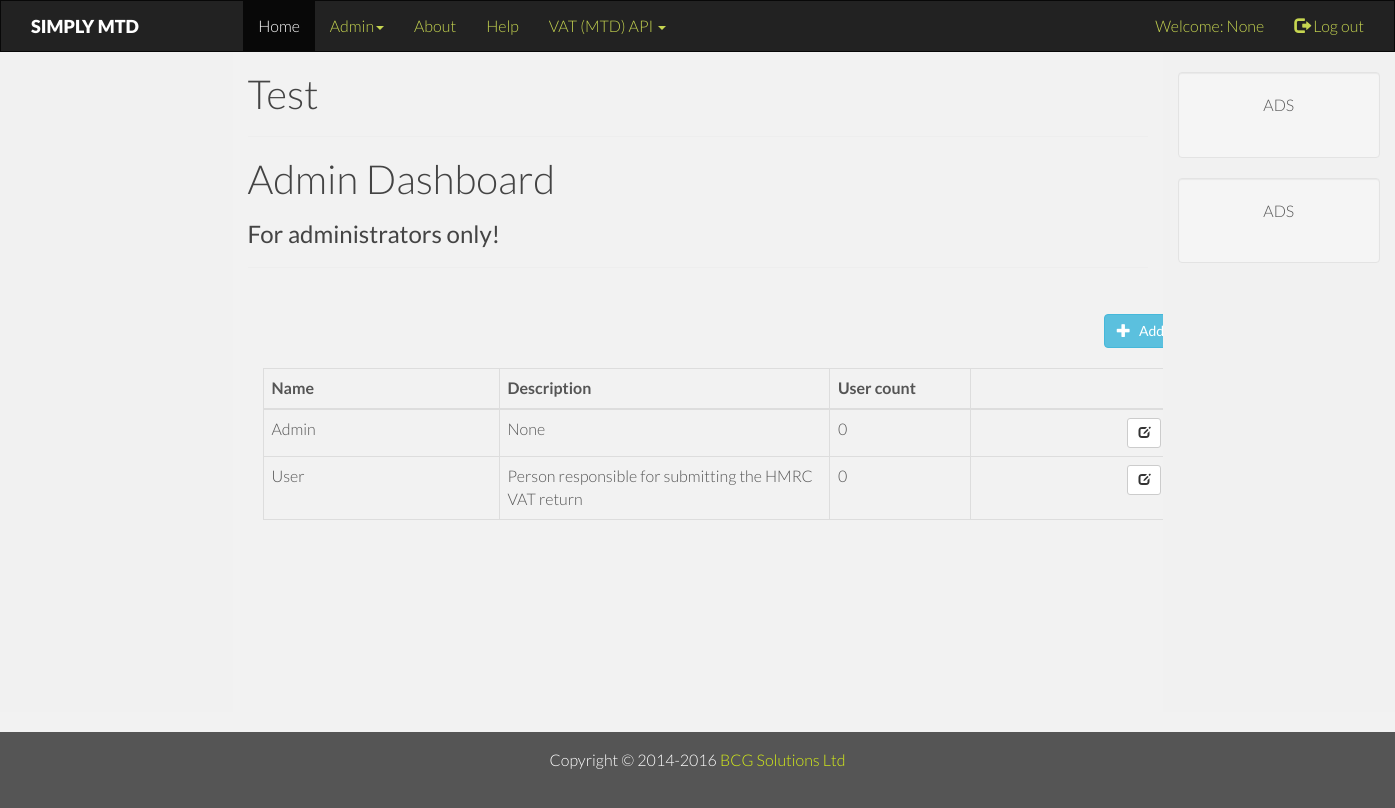
Screenshot of /home/roles (signed in) with the database file from the repository.
### app/models.py (models this page shows, shortened)
class User(UserMixin, SurrogatePK, Model):
    __tablename__ = 'users'
    uuid = Column(db.String(36), unique=True, nullable=False)
    username = Column(db.String(80), unique=True, nullable=False)
    email = Column(db.String(80), unique=False, nullable=False)
    organisation_id = reference_col('organisations', nullable=True,)
    password_hash = Column(db.String(128), nullable=True)
    token = Column(db.String(32), index=True, unique=True, nullable=True)
    token_expiration = Column(db.DateTime, nullable=True)
    created_at = Column(db.DateTime, nullable=False, default=dt.datetime.utcnow)
    first_name = Column(db.String(30), nullable=True)
    last_name = Column(db.String(30), nullable=True)
    active = Column(db.Boolean(), default=True,  nullable=True)
    is_admin = Column(db.Boolean(), default=False, nullable=True)
    def has_admin(self):
        return self.is_admin

class Role(SurrogatePK, Model):
    __tablename__ = 'roles'
    name = Column(db.String(80), unique=True, nullable=False)
    description = Column(db.String(160), nullable=True)
    users = relationship('User', secondary=user_roles, backref='roles')

### app/home/routes.py (the view)
@bp.route('/roles')
@login_required
def list_roles():
    check_admin()
    """
    List all roles
    """
    form=RoleForm()
    roles = Role.query.all()
    return render_template('home/roles.html', form=form,
                           roles=roles, title='Roles')

### app/home/routes.py (called while the page is built)
def check_admin():
    if not current_user.has_admin():
        abort(403)

### app/models.py (called while the page is built)
@login.user_loader
def load_user(id):
    return User.query.get(int(id))

### app/templates/home/roles.html (shortened to what this page needs)
{% extends "layouts/main_base.html" %}
{% block header %}Test{% endblock %}
{% block content %}
	<h1>Admin Dashboard</h1>
	<h3>For administrators only!</h3>
	<hr class="intro-divider">
    <div class="container">
    	<div class="row">
    		<div class="col-md-10">
      			<br>
      			<a href="{{ url_for('home.add_role') }}" class="btn btn-info pull-right add-row">
              <span class="glyphicon glyphicon-plus"></span>&nbsp;&nbsp; Add Role</a>
    		</div>
  		</div>
        {% if roles %}
  		<div class="row">
    		<div class="col-md-10">
    			<form action="" method="post" name="OrganisationForm">
    			<table class="table table-bordered" id="editableTable">
			        <thead class="table-blue">
			          <tr>
			            <th width="25%">Name</th>
			            <th width="35%">Description</th>
			            <th width="15%">User count</th>
			            <th width="25%">Edit</th>
			          </tr>
			        </thead>
			        <tbody>
			        	{% for role in roles %}
			        		<tr data-id="{{ role.id }}">
			        			<td data-field="name">{{ role.name }}</td>
			        			<td data-field="description">{{ role.description }}</td>
			        			<td>{% if role.users %}
                      			{{ role.users.count('*') }}
                    		{% else %}
                    				0
                    		{% endif %}
                    </td>
			        			<td>
			        				<a href="{{ url_for('home.edit_role', id=role.id) }}"  class="btn btn-sm btn-default edit" title="Edit" >
                						<span class="glyphicon glyphicon-edit"></span>
              						</a>
			        			</td>
			        		</tr>
			        	{% endfor %}
			        </tbody>
            </table>
          </form>
    		</div>
    	</div>
    	{% else %}
    		<div style="text-align: center">
    		<h3> No roles have been added. </h3>
    	{% endif %}
    </div>
{% endblock %}

### app/templates/layouts/main_base.html (shortened to what this page needs)
<!DOCTYPE html>
<html lang="en">
<head>
  <link rel="stylesheet" href="https://maxcdn.bootstrapcdn.com/bootstrap/3.4.0/css/bootstrap.min.css">
  <link rel="stylesheet" href="{{ url_for('static', filename='assets/css/style.css') }}">
  <link rel="stylesheet" href="{{ url_for('static', filename='assets/css/bootstrap-datepicker.min.css') }}">
</head>
<body>
<nav class="navbar navbar-inverse">
  <div class="container-fluid">
    <div class="navbar-header col-sm-2">
      <a class="navbar-brand" href="#">Simply MTD </a>
    </div>
    <div class="collapse navbar-collapse" id="myNavbar">
      <ul class="nav navbar-nav navbar-left">
        {% if current_user.is_admin %}
          <li class="active"><a href="{{ url_for('home.dashboard') }}">Home</a></li>
          <li class="dropdown">
              <a href="#" class="dropdown-toggle" data-toggle="dropdown">Admin<span class="caret">
              </span></a>
          </li>
        {% else %}
          <li><a href="{{ url_for('home.dashboard') }}">Dashboard</a></li>
        {% endif %}
        <li><a href="#">About</a></li>
        <li><a href="#">Help</a></li>
        <li class="dropdown">
            <a href="#" class="dropdown-toggle" data-toggle="dropdown">VAT (MTD) API <span class="caret">
              </span></a>
        </li>
      </ul>
      <ul class="nav navbar-nav navbar-right">
        {% if current_user.is_authenticated %}
        <li><a>Welcome: {{ current_user.first_name }} </a></li>
        {% endif %}
        <li><a href="{{ url_for('home.index') }}"><span class="glyphicon glyphicon-log-out"></span> Log out</a></li>
      </ul>
    </div>
  </div>
</nav>
<div class="container-fluid text-center">
  <div class="row content">
    <div class="col-sm-2 sidenav">
    </div>
    <div class="col-sm-8 text-left">
      <h1>{% block header %}{% endblock %}</h1>
      <hr>
      {% block content %}{% endblock %}
    </div>
    <div class="col-sm-2 sidenav">
      <div class="well">
        <p>ADS</p>
      </div>
      <div class="well">
        <p>ADS</p>
      </div>
    </div>
  </div>
</div>
<footer class="container-fluid text-center">
  <div class="container">
    <p>Copyright &copy; 2014-2016 <a href="">BCG Solutions Ltd</a></p>
  </div>
</footer>
</body>
</html>

### app/static/assets/css/style.css (style rules this page uses)
body { background-color: #f2f2f2; font-family: 'Lato', sans-serif; font-weight: 300; font-size: 16px; color: #555; line-height: 1.6em; -webkit-font-smoothing: antialiased; -webkit-overflow-scrolling: touch; }
h1, h2, h3, h4, h5, h6 { font-family: 'Lato', sans-serif; font-weight: 300; color: #444; }
h1 { font-size: 40px; }
h3 { font-weight: 400; }
p { margin-bottom: 20px; font-size: 16px; }
a { color: #d6ee18; word-wrap: break-word; -webkit-transition: color 0.1s ease-in, background 0.1s ease-in; -moz-transition: color 0.1s ease-in, background 0.1s ease-in; -ms-transition: color 0.1s ease-in, background 0.1s ease-in; -o-transition: color 0.1s ease-in, background 0.1s ease-in; transition: color 0.1s ease-in, background 0.1s ease-in; }
a:before, a:after { -webkit-transition: color 0.1s ease-in, background 0.1s ease-in; -moz-transition: color 0.1s ease-in, background 0.1s ease-in; -ms-transition: color 0.1s ease-in, background 0.1s ease-in; -o-transition: color 0.1s ease-in, background 0.1s ease-in; transition: color 0.1s ease-in, background 0.1s ease-in; }
.navbar-inverse .navbar-nav > li > a { color: #c6d550; }
a.navbar-brand { color: #fff !important; font-weight: 900; text-transform: uppercase; }
.row { margin-bottom: 20px; }
th:last-child { text-align: right; }
td:last-child { text-align: right; }

### app/templates/layouts/main_base.html (style rules this page uses)
.navbar { margin-bottom: 0; border-radius: 0; }
.row.content { height: 82.5vh }
.sidenav { padding-top: 20px; background-color: #f1f1f1; height: 100%; }
footer { background-color: #555; color: white; padding: 15px; }

### rows the page displays
User: first_name "None"
Role: name "Admin", description "None", users.count "0"
Role: name "User", description "Person responsible for submitting the HMRC VAT return", users.count "0"
